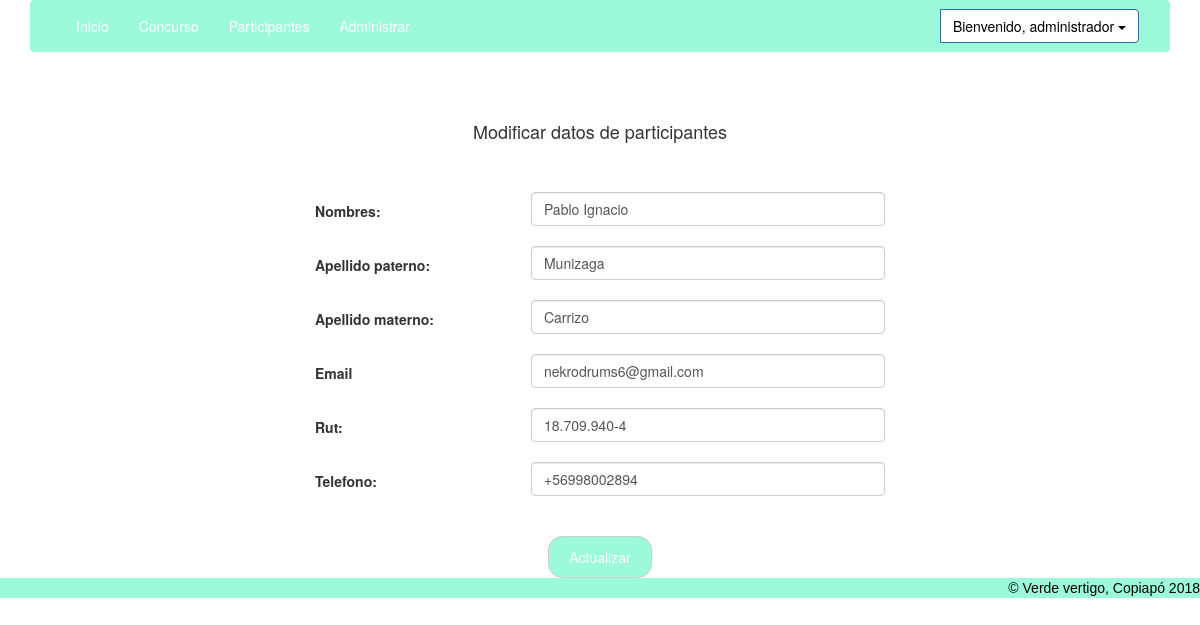
Screenshot of /Vistas/Modificar_part.php?Rut=18.709.940-4 (signed in) with the database file from the repository.
### tables this page shows
CREATE TABLE `concursante` (
  `Nombres` varchar(60) NOT NULL,
  `Paterno` varchar(45) NOT NULL,
  `Materno` varchar(45) NOT NULL,
  `Email` varchar(45) NOT NULL,
  `Rut` varchar(12) NOT NULL,
  `Telefono` varchar(15) DEFAULT NULL
);

### Vistas/modificar_part.php (the view, shortened to what this page needs)
<!DOCTYPE html>
<html>
<head>
	<link rel="stylesheet" type="text/css" href="../css/bootstrap.min.css">
	<link rel="stylesheet" type="text/css" href="../css/Estilo.css">
</head>
<body>
	<div class="container">
		<?php include('Navbar.php') ?>
<br/><br/>
			<table align="center" border="0" width="50%" cellpadding="0">
						<?php
							$Rut=$_REQUEST['Rut'];
							$conexion= new mysqli('localhost', 'root', 'Pablo1994', 'vertigo');
							$query="SELECT * FROM concursante WHERE Rut='$Rut' ";
							$resultado= $conexion->query($query);
							$row=$resultado->fetch_assoc();
						?>
					<form action="modificar_proceso_part.php?Rut=<?php echo $row['Rut']; ?>" method="post">
				<h4 align="center">Modificar datos de participantes</h4><br>
				<tr>
					<td align="left"><label for="Nombres">Nombres:</label></td>
					<td><br><input class="form-control" required="Nombres" type="text" name="Nombres" placeholder="Escriba sus nombres" value="<?php echo $row['Nombres']; ?> " /></td>
				</tr>
				<tr>
					<td align="left"><label for="Paterno">Apellido paterno:</label></td>
					<td><br><input class="form-control" required="Paterno" type="text" name="Paterno" placeholder="Escriba su apellido paterno" value="<?php echo $row['Paterno']; ?> "/></td>
				</tr>
				<tr>
					<td align="left"><label for="Materno">Apellido materno:</label></td>
					<td><br><input class="form-control" required="Materno" type="text" name="Materno" placeholder="Escriba su apellido materno" value="<?php echo $row['Materno']; ?>"/></td>
				</tr>
				<tr>
					<td align="left"><label for="Email">Email</label></td>
					<td><br><input class="form-control" required="Email" type="Email" name="Email" placeholder="persona@ejemplo.cl" name="Email" value="<?php echo $row['Email']; ?>" /></td>
				</tr>
				<tr>
					<td align="left"><label for="Rut">Rut:</label></td>
					<td><br><input class="form-control" required="Rut" type="text" name="Rut" placeholder="XX.XXX.XXX-X" value="<?php echo $row['Rut']; ?>"/></td>
				</tr>
				<tr>
					<td align="left"><label for="Telefono">Telefono:</label></td>
					<td><br><input class="form-control" required="Telefono" type="tel" name="Telefono" placeholder="+ XX X XXXX XXXX" minlength="9" maxlength="12" value="<?php echo $row['Telefono'];?> "/></td>
				</tr>
			</table>
				<br/><br/>
		    	<div align="center">
		    		<button class="botoncon" type="submit">Actualizar</button>
		    	</div></form>
</div>
<div class="footer">
  <footer><p>&copy; Verde vertigo, Copiapó 2018</p></footer>
</div>
</body>
</html>

### css/Estilo.css (style rules this page uses)
footer { text-align: right; font-family: sans-serif; color: black; height: 20px; width: 100%; bottom: 0px; overflow: hidden; position: fixed-bottom; background-color: #9CFADB; }
table tr { vertical-align: bottom; }
table tr td input { padding: 5px border: 10px solid #CCC; border-radius: 5px; background-color: #FFFFFF; }
button { padding: 10px 20px; font-size: 1em; background-color: #9CFADB; border: 1px solid #CCC; border-radius: 1em; color: #FFFFFF }

### rows the page displays
concursante: Nombres "Pablo Ignacio", Paterno "Munizaga", Materno "Carrizo", Email "nekrodrums6@gmail.com", Rut "18.709.940-4", Telefono "+56998002894"
